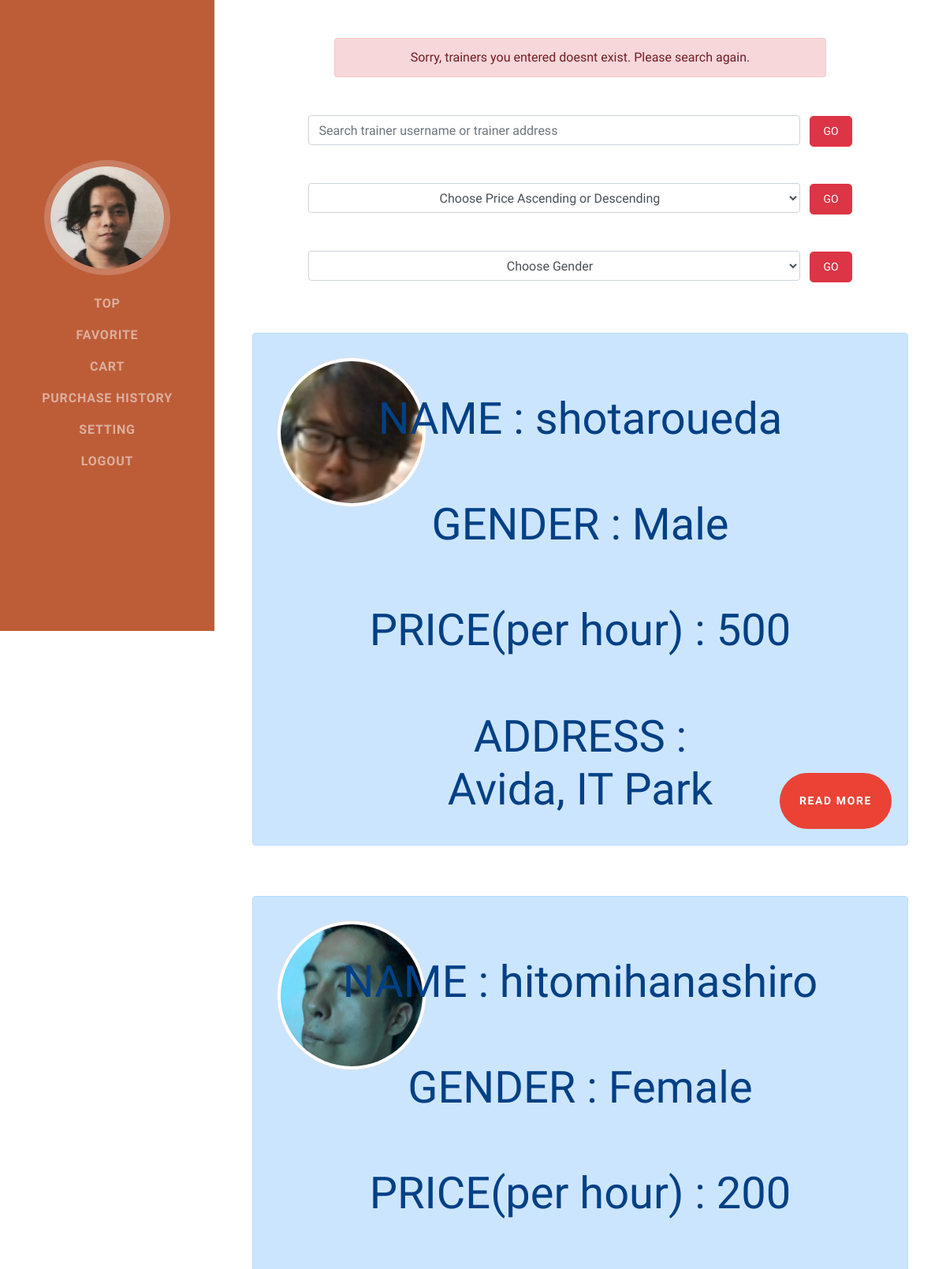
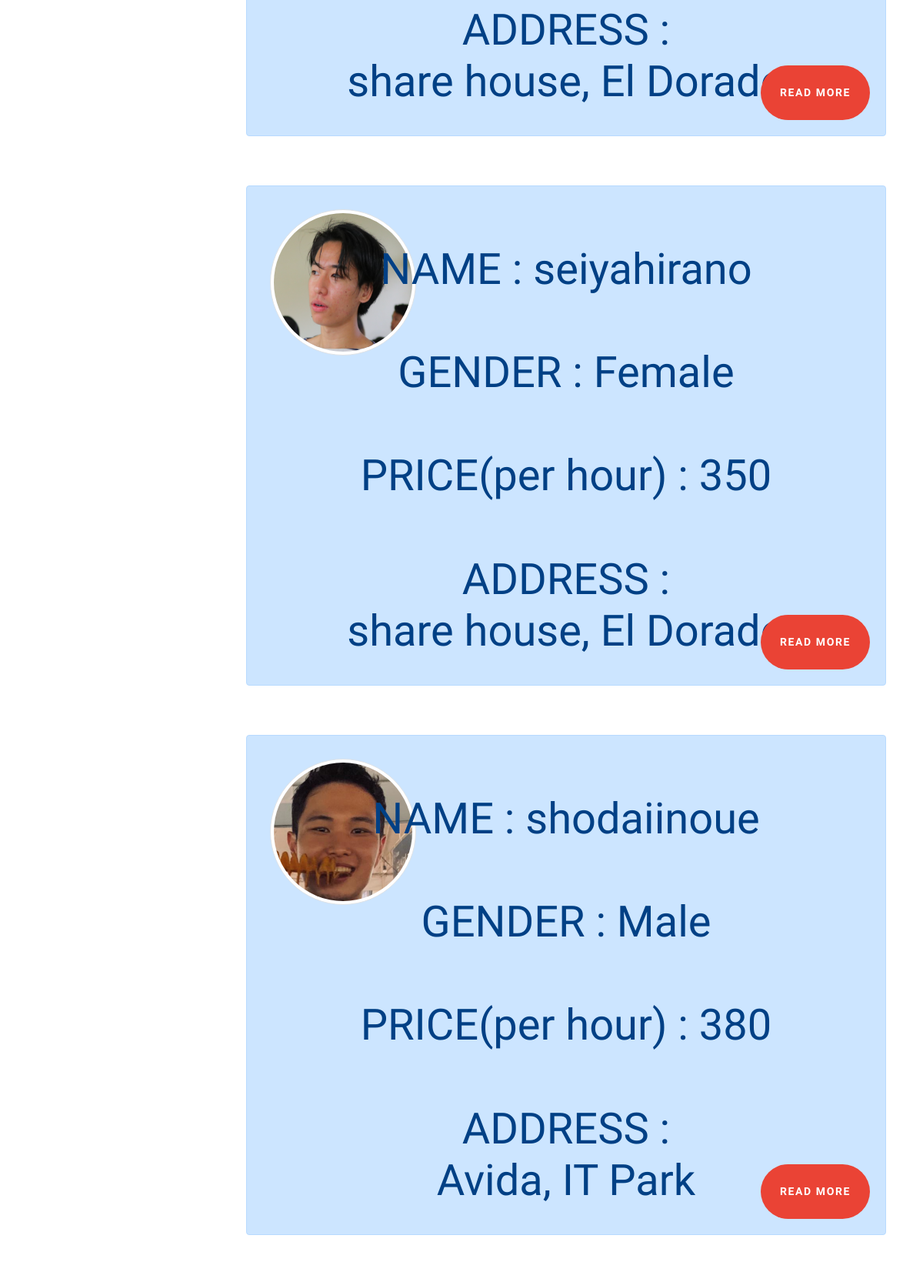
The app's page /trainerlist_outcomes.php (signed in, upper part) with its own data (2 pictures, top to bottom).
### tables this page shows
CREATE TABLE `users` (
  `user_id` int(100) NOT NULL,
  `user_fname` varchar(100) NOT NULL,
  `user_lname` varchar(100) NOT NULL,
  `user_email` varchar(100) NOT NULL,
  `user_status` varchar(100) DEFAULT NULL,
  `user_image` varchar(100) DEFAULT NULL,
  `login_id` int(100) NOT NULL
);

CREATE TABLE `product` (
  `trainer_id` int(100) NOT NULL,
  `trainer_fname` varchar(100) NOT NULL,
  `trainer_lname` varchar(100) NOT NULL,
  `trainer_uname` varchar(100) NOT NULL,
  `trainer_email` varchar(100) NOT NULL,
  `trainer_description` varchar(100) NOT NULL,
  `trainer_phone` varchar(100) NOT NULL,
  `trainer_address` varchar(100) NOT NULL,
  `trainer_gender` varchar(100) NOT NULL,
  `trainer_image` varchar(100) DEFAULT NULL,
  `trainer_price` int(100) NOT NULL
);

### classes/database.php (called while the page is built, shortened)
<?php
class Database{
    private $servername = 'localhost';
    private $username = 'root';
    private $password = 'root';
    private $database_name = 'fist_portfolio';
    public function __construct()
    {
        $this->conn = new mysqli($this->servername,$this->username,$this->password,$this->database_name);
        if($this->conn->connect_error){
            die('cannot connect'.$this->conn->connect_error);
        }else{
            return $this->conn;
        }
    }
}
?>

### admin_action.php (called while the page is built, shortened)
<?php
include 'classes/admin_class.php';
$Admin = new Admin;
?>

### classes/admin_class.php (called while the page is built, shortened)
<?php
include 'database.php';
class Admin extends Database{
    public function display_trainer(){
        $displaytrainer = "SELECT * FROM product";
        $result = $this->conn->query($displaytrainer);
        if($result->num_rows >0){
            $row = array();
            while($rows = $result->fetch_assoc()){
                $row[] = $rows;
            }return $row;
        }else{
            return false;
        }
    }
    public function display_onesetting($userID){
        $sql = "SELECT * FROM users INNER JOIN login ON users.login_id = login.login_id WHERE users.user_id = '$userID'";
        $result = $this->conn->query($sql);
        if($result->num_rows>0){
            $row = array();
            while($rows = $result->fetch_assoc()){
                $row[]=$rows;
            }return $row;
        }else{
            die('cannot display one setting'.$this->conn->connect_error);
        }
    }
}
?>

### trainerlist_outcomes.php (the view, shortened to what this page needs)
<?php
    include 'admin_action.php';
?>
<!DOCTYPE html>
<html lang="en">
<head>
  <link href="vendor/bootstrap/css/bootstrap.min.css" rel="stylesheet">
  <link href="vendor/fontawesome-free/css/all.min.css" rel="stylesheet">
  <link href="css/resume.min.css" rel="stylesheet">
</head>
<body class="d-flex flex-column">
    <?php include 'sidebar_admin.php' ?>
    <section class="resume-section p-3 p-lg-5 d-flex justify-content-center" id="about">
        <div class="w-100 vh-100">
        <div id="page-content">
      <div class="row justify-content-center m-0 text-center">
        <div class="col-md-12 p-0">
          <div class="alert alert-danger w-75 mb-5 mx-auto">Sorry, trainers you entered doesnt exist. Please search again.</div>
          <?php include 'forms.php' ?>
          <?php
            $list = $Admin->display_trainer();
            foreach($list as $key => $row){
              $userID = $row['trainer_id'];
                echo "<div class='alert alert-primary d-inline-block w-100 mt-5 display-3'>";
                if($row['trainer_image']== null){
                  echo "<i class='fas fa-user post'></i><br><br><br>";
                }else{
                  $image = $row['trainer_image'];
                  echo "<div class='big'>";
                  echo "<img src='upload/$image' class='img-thumbnail rounded-circle pos'><br><br><br>";
                  echo "</div>";
                }
                echo "<div class='display-4'>";
                echo "<div class='big'>";
                echo "NAME : ";
                echo $row['trainer_fname'].$row['trainer_lname'];
                echo "</div><br>";
                echo "<div class='big'>";
                echo "GENDER : ";
                echo $row['trainer_gender'];
                echo "</div><br>";
                echo "<div class='big'>";
                echo "PRICE(per hour) : ";
                echo $row['trainer_price'];
                echo "</div><br>";
                echo "ADDRESS : <br>";
                echo "<div class='big'>";
                echo $row['trainer_address']."<br>";
                echo "</div>";
                echo "<a href='user_edit.php?trainer_id=$userID' role='button' class='btn btn-lg btn-google btn-inline-block p-4 text-uppercase jojo'>READ MORE</a>";
                echo "</div>";
                echo "</div>";
            }
          ?>
            </div>
          </div>
        </div>
      </div>
    </section>
  </body>
</html>

### sidebar_admin.php (shortened to what this page needs)
<?php
    if(empty($_SESSION['login_id'])){
      header('location: login.php');
    }elseif($_SESSION['user_status']=='admin'){
      header('location: admin.php');
    }else{
      $userID = $_SESSION['login_id'];
    }
?>
<nav class="navbar navbar-expand-lg navbar-dark bg-primary fixed-top" id="sideNav">
    <a class="navbar-brand js-scroll-trigger" href="setting.php">
      <span class="d-none d-lg-block">
        <?php
            $tenta = $Admin->display_onesetting($userID);
            foreach($tenta as $key => $row){
              $image = $row['user_image'];
              if(empty($row['user_image'])){
                echo "<img class='img-fluid img-profile rounded-circle mx-auto mb-2' src='upload/dog.jpg'>";
              }else{
                echo "<img class='img-fluid img-profile rounded-circle mx-auto mb-2' src='upload/$image'> ";
              }
            }
        ?>
      </span>
    </a>
    <div class="collapse navbar-collapse" id="navbarSupportedContent">
      <ul class="navbar-nav">
      <li class="nav-item">
          <a class="nav-link js-scroll-trigger" href="trainerlist_new.php">TOP</a>
        </li>
        <li class="nav-item">
          <a class="nav-link js-scroll-trigger" href="trainerlist_favorite.php">Favorite</a>
        </li>
        <li class="nav-item">
          <a class="nav-link js-scroll-trigger" href="cart.php">Cart</a>
        </li>
        <li class="nav-item">
          <a class="nav-link js-scroll-trigger" href="trainerlist_history.php">Purchase History</a>
        </li>
        <li class="nav-item">
          <a class="nav-link js-scroll-trigger" href="setting.php">Setting</a>
        </li>
        <li class="nav-item">
          <a class="nav-link js-scroll-trigger" href="logout.php">Logout</a>
        </li>
      </ul>
    </div>
  </nav>

### trainerlist_outcomes.php (style rules this page uses)
html, body { height: 100%; }
#page-content { flex: 1 0 auto; }
.d-inline-block { width :350px; height :650px; }
.big { position: relative; }
.pos { position:absolute; top:20px; left :20px; }
.jojo { position :absolute; bottom: 20px; right:20px; }
.alert-primary { font-size: 18px; padding: 10px; }
.text-uppercase { font-size: 14px; }
.btn-google { color: white; background-color: #ea4335; border-radius: 5rem; letter-spacing: .1rem; font-weight: bold; transition: all 0.2s; }
.img-thumbnail { width:190px; height:190px; overflow: hidden; }

### records on screen
users: user_image (picture)
product: trainer_image (picture), trainer_fname "shotaro", trainer_lname "ueda", trainer_gender "Male", trainer_price "500", trainer_address "Avida, IT Park"
product: trainer_image (picture), trainer_fname "hitomi", trainer_lname "hanashiro", trainer_gender "Female", trainer_price "200", trainer_address "share house, El Dorado"
product: trainer_image (picture), trainer_fname "seiya", trainer_lname "hirano", trainer_gender "Female", trainer_price "350", trainer_address "share house, El Dorado"
product: trainer_image (picture), trainer_fname "shodai", trainer_lname "inoue", trainer_gender "Male", trainer_price "380", trainer_address "Avida, IT Park"
